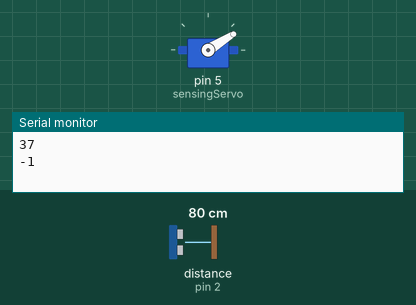
Simulated run of this sketch. Board: Arduino Uno, built with avr-gcc and run on an emulated ATmega328P. On the bench: servo, the last lines printed to the serial monitor. Wiring (inferred from the names in the program): ultrasonic range finder: trigger pin 2; echo pin 2. The test bench sets the inputs (shaded band); at power-on: distance to the obstacle (sensor on pin 2) 80 cm. The echo pulse lasts 58.3 µs per cm.

Above: at 1.2 s.
1.3 s: distance to the obstacle (sensor on pin 2) set to 299 cm
At 2.05 s:
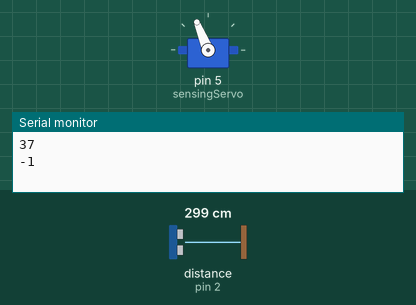
4.3 s: distance to the obstacle (sensor on pin 2) set to 2 cm
At 13.1 s:
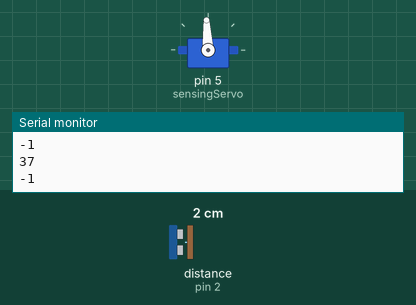
Timing chart, 0 to 13.3 s (numbered marks = the images above; inputs shaded):
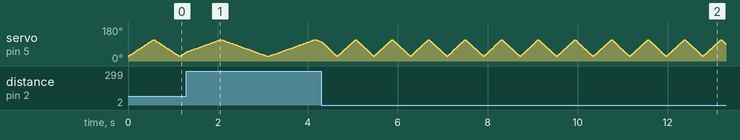

The sketch:

obstacleavoidance.ino
```cpp
boolean debug = false;

// setup ultrasonic distance sensor
const int pingPin = 2;
unsigned int duration, distance;
int sensorWait = 10;

// setup servo under sensor
#include <Servo.h>
Servo sensingServo;
int pos = 1300;
int sensingServoMin = 800;
int sensingServoMax = 1700;
int sensingServoResolution = 25;
boolean sweepLeft = true;

// setup array for storing directions and distances
// array length = ((sensingServoMax - sensingServoMin) / sensingServoResolution) + 1;
int directionsAndDistances[37][2];
int directionsAndDistancesLength = 37;
int i;

// setup arrray for choosing direction
int obstacleFreeDirections[37][3];
int minimumDistance = 48;
int waypointDirection = 1400;

void readSensor()
{
  // move servo into position
  sensingServo.writeMicroseconds(pos);

  // read ultrasonic sensor
  pinMode(pingPin, OUTPUT);
  digitalWrite(pingPin, LOW);
  delayMicroseconds(2);
  digitalWrite(pingPin, HIGH);
  delayMicroseconds(5);
  digitalWrite(pingPin, LOW);
  pinMode(pingPin, INPUT);
  duration = pulseIn(pingPin, HIGH);
  distance = duration / 74 / 2;

  // write position and distance to array
  directionsAndDistances[i][0] = pos;
  directionsAndDistances[i][1] = distance;
}

int chooseDirection()
{
  if(debug)
  {
    Serial.println("Directions and distances");

    for (int i = 0; i < directionsAndDistancesLength; i++)
    {
    Serial.print(directionsAndDistances[i][0]);
    Serial.print(",");
    Serial.print(directionsAndDistances[i][1]);
    Serial.print("\n");
    }
  }

  // filter out directions with obstacles
  for(int i,j = 0; i < directionsAndDistancesLength; i++)
  {
    if (directionsAndDistances[i][1] >= minimumDistance)
    {
    obstacleFreeDirections[j][0] = directionsAndDistances[i][0];
    obstacleFreeDirections[j][1] = directionsAndDistances[i][1];
    }
    else
    {
      obstacleFreeDirections[j][0] = 0;
      obstacleFreeDirections[j][1] = 0;
    }
    obstacleFreeDirections[j][2] = 0;
    j++;
  }

  if(debug)
  {
    Serial.println("Obstacle free directions");

    for (int i = 0; i < directionsAndDistancesLength; i++)
    {
      Serial.print(obstacleFreeDirections[i][0]);
      Serial.print(",");
      Serial.print(obstacleFreeDirections[i][1]);
      Serial.print(",");
      Serial.print(obstacleFreeDirections[i][2]);
      Serial.print("\n");
    }
  }

  // calculate the discrepancy between the waypoint direction and each direction
  for(int i = 0; i < directionsAndDistancesLength; i++)
  {
    if(obstacleFreeDirections[i][0] != 0)
    {
    obstacleFreeDirections[i][2] = abs(waypointDirection - obstacleFreeDirections[i][0]);
    }
  }

  if(debug)
  {
    Serial.println("Discrepancies from way point");

    for (int i = 0; i < directionsAndDistancesLength; i++)
    {
    Serial.print(obstacleFreeDirections[i][0]);
    Serial.print(",");
    Serial.print(obstacleFreeDirections[i][1]);
    Serial.print(",");
    Serial.print(obstacleFreeDirections[i][2]);
    Serial.print("\n");
    }
  }

  // choose the direction closest to the waypoint direction with no obstacles

  // find the first obstacle free direction
  int solutionDirectionReference = 0;
  while(obstacleFreeDirections[solutionDirectionReference][0] == 0)
  {
    solutionDirectionReference++;
  }

  // find the obstacle free direction closest to the waypoint direction
  for(int i = 0; i < directionsAndDistancesLength; i++)
  {
    if(obstacleFreeDirections[i][0] != 0 && obstacleFreeDirections[i][2] < obstacleFreeDirections[solutionDirectionReference][2])
    {
      solutionDirectionReference = i;
    }
  }

  if(obstacleFreeDirections[solutionDirectionReference][0] > 15000)
  {
    return 0;
  }
  else
  {
    return obstacleFreeDirections[solutionDirectionReference][0];
  }
}

void setup()
{
  Serial.begin(115200);
  sensingServo.attach(5);
}

void loop() {
  if (sweepLeft)
  {
    // sweep left
    i = 0;
    for(pos = sensingServoMin; pos <= sensingServoMax; pos += sensingServoResolution)
    {
      readSensor();
      i++;
      delay(sensorWait);
    }
    sweepLeft = false;
  }

  else
  {
    // sweep right
    i = directionsAndDistancesLength - 1;

    for(pos = sensingServoMax; pos >= sensingServoMin; pos -= sensingServoResolution)
    {
      readSensor();
      i--;
      delay(sensorWait);
    }
    sweepLeft = true;
  }

  int chosenDirection = chooseDirection();
//  Serial.print("Direction chosen:  ");
  Serial.print(chosenDirection);
  Serial.print("\n");
}
```
